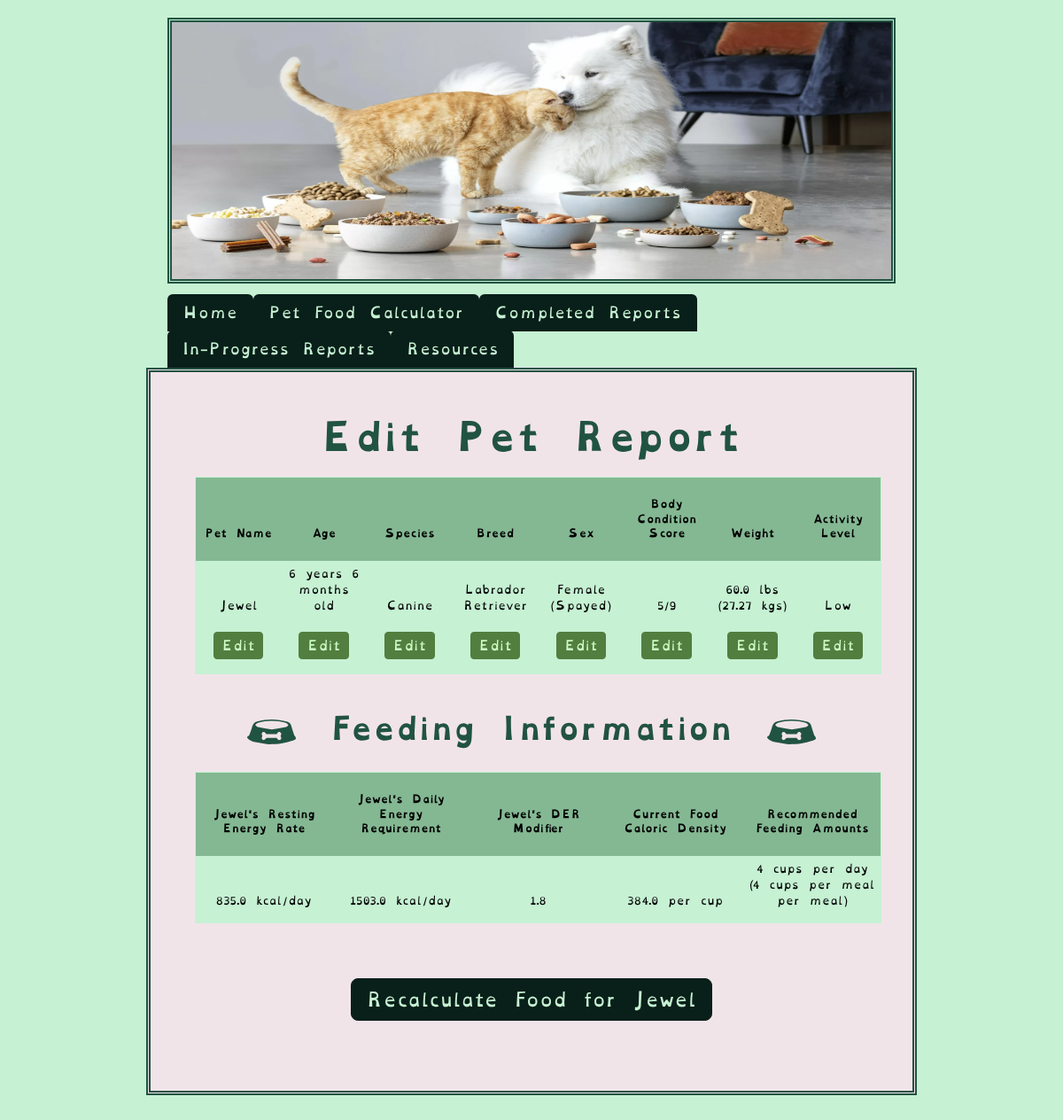
The app's page /edit_info?pet_id=1 (signed in) with its own data.
### tables this page shows
CREATE TABLE "pets" (
	"pet_id"	INTEGER UNIQUE,
	"owner_id"	INTEGER,
	"name"	VARCHAR(25) NOT NULL,
	"age_in_years"	INTEGER,
	"age_in_months"	INTEGER,
	"species"	VARCHAR(10) NOT NULL,
	"breed"	VARCHAR(25),
	"canine_breed_id"	INTEGER,
	"feline_breed_id"	INTEGER,
	"sex"	INTEGER,
	"bcs"	INTEGER,
	"weight"	FLOAT,
	"units"	VARCHAR(5),
	"converted_weight"	FLOAT,
	"converted_weight_units"	VARCHAR(5),
	"body_fat_percentage"	VARCHAR(5),
	"ideal_weight_lbs"	FLOAT,
	"ideal_weight_kgs"	FLOAT,
	"is_pediatric"	BOOL,
	"is_pregnant"	BOOL,
	"weeks_gestating"	INTEGER,
	"is_nursing"	BOOL,
	"litter_size"	INTEGER,
	"weeks_nursing"	INTEGER,
	"activity_level"	INTEGER,
	"rer"	FLOAT,
	"canine_der_factor_id"	INTEGER,
	"feline_der_factor_id"	INTEGER,
	"der"	FLOAT,
	"der_modifier"	FLOAT,
	"meals_per_day"	FLOAT,
	"current_food_kcal"	FLOAT,
	"current_food_form"	INTEGER,
	"second_food_kcal" FLOAT,
	"second_food_form" INTEGER,
	"sensitive_stomach" INTEGER,
	"food_transition" INTEGER,
	"transition_length" INTEGER,
	"rec_treat_kcal_per_day"	INTEGER,
	"current_food_amt_rec"	VARCHAR(15),
	"current_food_amt_per_meal"	VARCHAR(15),
	"date_of_first_report"	DATETIME,
	"most_recent_report_date"	DATETIME,
	PRIMARY KEY("pet_id" AUTOINCREMENT),
	FOREIGN KEY("owner_id") REFERENCES "users"("id"),
	FOREIGN KEY("canine_breed_id") REFERENCES "dog_breeds"("BreedID"),
	FOREIGN KEY("canine_der_factor_id") REFERENCES "canine_der_factors"("factor_id"),
	FOREIGN KEY("feline_breed_id") REFERENCES "cat_breeds"("BreedID"),
	FOREIGN KEY("feline_der_factor_id") REFERENCES "feline_der_factors"("factor_id"),
	FOREIGN KEY("sex") REFERENCES "reproductive_statuses"("sex_id"),
	FOREIGN KEY("activity_level") REFERENCES "activity_levels"("activity_id"),
	FOREIGN KEY("current_food_form") REFERENCES "food_forms"("form_id"),
	FOREIGN KEY("second_food_form") REFERENCES "food_forms"("form_id")
);

### main.py (the view)
@app.route("/edit_info", methods=["GET", "POST"])
@login_required
def edit_info():
    pet_id = request.args.get("pet_id", type=int)
    print(pet_id)
    try:
        pet_data = db.execute(
            "SELECT * FROM pets WHERE owner_id = :user_id and pet_id = :pet_id",
            user_id=session["user_id"], pet_id=pet_id
        )
    except Exception as e:
        flash(f"Unable to find pet info. Exception: {e}")
        return render_template("edit_report.html")
    if request.method == "POST":
        print(pet_id)
    return render_template("edit_report.html", pet_data=pet_data, pet_id=pet_id)

### helpers.py (called while the page is built)
def login_required(f):
    @wraps(f)
    def decorated_funtion(*args, **kwargs):
        if session.get("user_id") == None:
            return redirect(url_for("login"))
        return f(*args, **kwargs)
    return decorated_funtion

### templates/edit_report.html (shortened to what this page needs)
{% extends 'base.html' %} {% block title %}Edit Pet Report{% endblock %}
{% block content %}
<h1>Edit Pet Report</h1>
<table class="table table-sm">
  <thead>
    <tr>
      <th>
        <b> Pet Name </b>
      </th>
      <th>
        <b> Age </b>
      </th>
      <th>
        <b> Species </b>
      </th>
      <th>
        <b> Breed </b>
      </th>
      <th>
        <b> Sex </b>
      </th>
      <th>
        <b> Body Condition Score </b>
      </th>
      <th>
        <b> Weight </b>
      </th>
      {% if pet_data[0].activity_level != None %}
      <th>
        <b> Activity Level </b>
      </th>
      {% endif %}
    </tr>
  </thead>
  <tbody>
    <tr>
      <td>
        {{ pet_data[0].name }}
      </td>
      <td>
        {% if pet_data[0].age_in_years == 0 and pet_data[0].age_in_months == 1
        %} {{ pet_data[0].age_in_months }} month old {% elif
        pet_data[0].age_in_years == 0 and pet_data[0].age_in_months > 1 %} {{
        pet_data[0].age_in_months }} months old {% elif pet_data[0].age_in_years
        == 1 and pet_data[0].age_in_months == 0 %} {{ pet_data[0].age_in_years
        }} year old {% elif pet_data[0].age_in_years == 1 and
        pet_data[0].age_in_months == 1 %} {{ pet_data[0].age_in_years }} year {{
        pet_data[0].age_in_months }} month old {% elif pet_data[0].age_in_years
        == 1 and pet_data[0].age_in_months > 1 %} {{ pet_data[0].age_in_years }}
        year {{ pet_data[0].age_in_months }} months old {% elif
        pet_data[0].age_in_years > 1 and pet_data[0].age_in_months == 0 %} {{
        pet_data[0].age_in_years }} years old {% elif pet_data[0].age_in_years >
        1 and pet_data[0].age_in_months == 1 %} {{ pet_data[0].age_in_years }}
        years {{ pet_data[0].age_in_months }} month old {% elif
        pet_data[0].age_in_years > 1 and pet_data[0].age_in_months > 1 %} {{
        pet_data[0].age_in_years }} years {{ pet_data[0].age_in_months }} months
        old {% endif %}
      </td>
      <td>
        {{ pet_data[0].species }}
      </td>
      <td>
        {{ pet_data[0].breed }}
      </td>
      <td>
        {% if pet_data[0].sex == 1 %} Female (Intact) {% elif pet_data[0].sex ==
        2 %} Female (Spayed) {% elif pet_data[0].sex == 3 %} Male (Intact) {%
        elif pet_data[0].sex == 4 %} Male (Neutered) {% endif %}
      </td>
      <td>
        {{ pet_data[0].bcs }}/9
      </td>
      <td>
        {{ pet_data[0].weight }} {{ pet_data[0].units }} ({{
        pet_data[0].converted_weight }} {{ pet_data[0].converted_weight_units
        }})
      </td>
      {% if pet_data[0].activity_level != None %}
      <td>
        {% if pet_data[0].activity_level == 1 %} Sedentary {% elif
        pet_data[0].activity_level == 2 %} Low {% elif
        pet_data[0].activity_level == 3 %} Moderate {% elif
        pet_data[0].activity_level == 4 %} Heavy {% endif %}
      </td>
      {% endif %}
    </tr>
  </tbody>
  <tfoot>
      <tr>
          <td>
              <a href="{{ url_for('pet_info', pet_id=pet_id) }}">
                  <button type="button" class="btn btn-secondary btn-sm">Edit</button>
              </a>
          </td>
          <td>
              <a href="{{ url_for('pet_info_continued', pet_id=pet_id) }}">
                  <button type="button" class="btn btn-secondary btn-sm">Edit</button>
              </a>
          </td>
          <td>
              <a href="{{ url_for('pet_info', pet_id=pet_id) }}">
                  <button type="button" class="btn btn-secondary btn-sm">Edit</button>
              </a>
          </td>
          <td>
              <a href="{{ url_for('pet_info_continued', pet_id=pet_id) }}">
                  <button type="button" class="btn btn-secondary btn-sm">Edit</button>
              </a>
          </td>
          <td>
              <a href="{{ url_for('pet_info_continued', pet_id=pet_id) }}">
                  <button type="button" class="btn btn-secondary btn-sm">Edit</button>
              </a>
          </td>
          <td>
              <a href="{{ url_for('pet_condition', pet_id=pet_id) }}">
                  <button type="button" class="btn btn-secondary btn-sm">Edit</button>
              </a>
          </td>
          <td>
              <a href="{{ url_for('pet_condition', pet_id=pet_id) }}">
                  <button type="button" class="btn btn-secondary btn-sm">Edit</button>
              </a>
          </td>
          {% if pet_data[0].activity_level != None %}
              <td>
                  <a href="{{ url_for('activity', pet_id=pet_id) }}">
                      <button type="button" class="btn btn-secondary btn-sm">Edit</button>
                  </a>
              </td>
          {% endif %}
      </tr>
  </tfoot>
</table>
<div class="row">
  <h2>
    {% if pet_data[0].species == "Feline" %}
    <img
      src="{{ url_for('static', filename='assets/svg/food_bowl.svg') }}"
      alt="A bowl with a pawprint"
      class="bowl"
    />
    {% elif pet_data[0].species == "Canine" %}
    <img
      src="{{ url_for('static', filename='assets/svg/dog_food_bowl.svg') }}"
      alt="A bowl with a bone"
      class="bowl"
    />
    {% endif %} Feeding Information {% if pet_data[0].species == "Feline" %}
    <img
      src="{{ url_for('static', filename='assets/svg/food_bowl.svg') }}"
      alt="A bowl with a pawprint"
      class="bowl"
    />
    {% elif pet_data[0].species == "Canine" %}
    <img
      src="{{ url_for('static', filename='assets/svg/dog_food_bowl.svg') }}"
      alt="A bowl with a bone"
      class="bowl"
    />
    {% endif %}
  </h2>
</div>
<table class="table table-sm">
  <thead>
    <tr>
      <th>{{ pet_data[0].name }}'s Resting Energy Rate</th>
      <th>{{ pet_data[0].name }}'s Daily Energy Requirement</th>
      <th>{{ pet_data[0].name }}'s DER Modifier</th>
      <th>Current Food Caloric Density</th>
      <th>Recommended Feeding Amounts</th>
    </tr>
  </thead>
  <tbody class="feeding_info_report">
    <tr>
      <td>{{ pet_data[0].rer }} kcal/day</td>
      <td>{{ pet_data[0].der }} kcal/day</td>
      <td>{{ pet_data[0].der_modifier }}</td>
      <td>
        {{ pet_data[0].current_food_kcal }} per
        {% if pet_data[0].current_food_form == 1 %}
          cup
        {% elif pet_data[0].current_food_form == 2 %}
          can
        {% elif pet_data[0].current_food_form == 3 %}
          pouch
        {% endif %}
      </td>
      <td>
        {{ pet_data[0].current_food_amt_rec }} ({{
        pet_data[0].current_food_amt_per_meal }} per meal)
      </td>
    </tr>
  </tbody>
</table>
{% if pet_data[0].is_pediatric == 0 and pet_data[0].is_pregnant == 1 and
pet_data[0].is_nursing != 1 %}
<div class="button-container">
  <a href="{{ url_for('current_food', pet_id=pet_data[0].pet_id) }}">
    <button type="button" class="btn btn-secondary btn-lg">
      Recalculate Food for {{ pet_data[0].name }}
    </button>
  </a>
</div>
{% else %}
<div class="button-container">
  <a href="{{ url_for('pet_condition', pet_id=pet_data[0].pet_id) }}">
    <button type="button" class="btn btn-secondary btn-lg">
      Recalculate Food for {{ pet_data[0].name }}
    </button>
  </a>
</div>
{% endif %} {% endblock %}

### static/css/styles.css (style rules this page uses)
:root { --white: #f1e4e9; --pale_white_green: #c6f1d3; --lighter_white_green: #d1f7dc; --pale_sky_blue: #70abad; --light_sky: #70c2c3; --green_black: #091f19; --deep_blue_green: #215342; --light_lime: #7CFF6B; --darker_lime_transparent: #568b3fe5; --darker_lime: #527e3f; }
body { background-color: var(--pale_white_green); padding: 20px; margin-left: auto; margin-right: auto; font-family: "OpenDyslexic", "Arvo"; font-size: 2vh; }
h1 { color: var(--deep_blue_green); font-weight: 700; padding-bottom: 1vw; width: 80%; word-wrap: break-word; }
h1, h2 { color: var(--deep_blue_green); }
h1, h2, h3 { margin-left: auto; margin-right: auto; text-align: center; }
h1, h2, h3 { font-family: "OpenDyslexicBold", "Arvo"; }
h2 { display: inline-block; padding: 5px; padding-top: 25px; font-weight: 600; justify-content: center; }
.table { font-size: 14.5px; text-align: center; border-bottom: 1px solid var(--deep_blue_green); border: 1px solid var(--pale_sky_blue); --bs-table-bg: var(--pale_white_green); --bs-table-striped-color: var(--light_sky); --bs-table-striped-bg: var(--pale_sky_blue); }
.table-sm { width: 102%; font-size: 12px; gap: 2%; table-layout: fixed; border: 1px solid var(--pale_white_green); vertical-align: bottom; }
.table.table-sm th { padding-bottom: 2em; padding-top: 2em; max-width: 25em; font-size: 11px; vertical-align: bottom; }
.feeding_info_report td { padding-bottom: 2vh; }
thead { font-weight: 500; --bs-table-bg: #84b893; color: var(--deep_blue_green); }
a { color: var(--darker_lime); }
.btn { background-color: var(--green_black); border-color: var(--green_black); --bs-btn-active-color: var(--deep_blue_green); --bs-btn-active-border-color: var(--deep_blue_green); --bs-btn-hover-bg: var(--deep_blue_green); --bs-btn-hover-border-bg: var(--deep_blue_green); color: var(--pale_white_green); text-align: center; margin: 5px; position: relative; margin-top: 1vw; }
.btn-sm { color: #cdfcc7; min-height: 2em; font-weight: 500; background-color: var(--darker_lime); border-color: var(--darker_lime); margin-bottom: 1vw; --bs-btn-active-color: var(--darker_lime_transparent); --bs-btn-active-border-color: var(--darker_lime_transparent); --bs-btn-hover-bg: var(--darker_lime_transparent); --bs-btn-hover-border-bg: var(--darker_lime_transparent); }
.button-container, .button-container-fr { display: flex; justify-content: center; }
.button-container { padding: 2vw; }
.row { display: flex; flex-wrap: wrap; margin-left: 2vw; margin-right: 2vw; font-size: 20px; padding-bottom: 1vh; }
.bowl { width: 75px; display: inline-block; padding: 10px; }

### records on screen
pets: name "Jewel", age_in_years "6", age_in_months "6", species "Canine", breed "Labrador Retriever", bcs "5", weight "60.0", units "lbs", converted_weight "27.27", converted_weight_units "kgs", rer "835.0", der "1503.0", der_modifier "1.8", current_food_kcal "384.0", current_food_amt_rec "4 cups per day", current_food_amt_per_meal "4 cups per meal"
